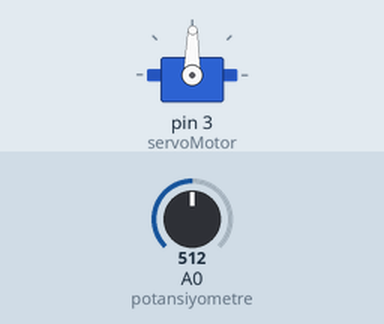
Recording of a sketch running on a simulated Arduino Uno, built with avr-gcc and run on an emulated ATmega328P. Shown: servo. Inputs (shaded band) come from the test bench; at power-on: A0 (potansiyometre) = 512.

Above: at 1.2 s.
1.3 s: A0 (potansiyometre) set to 716
At 2.4 s:
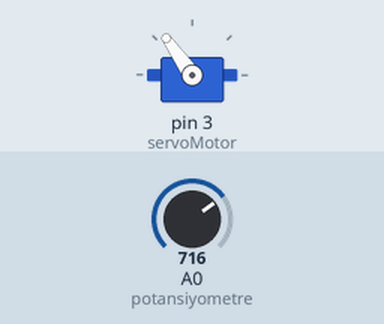
2.8 s: A0 (potansiyometre) set to 900
At 3.3 s:
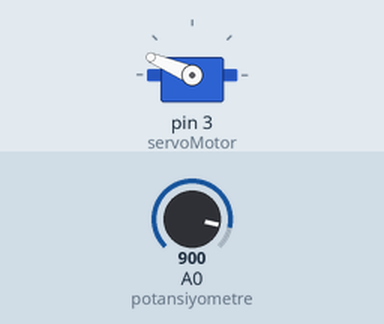
4.3 s: A0 (potansiyometre) set to 1023
At 4.7 s:
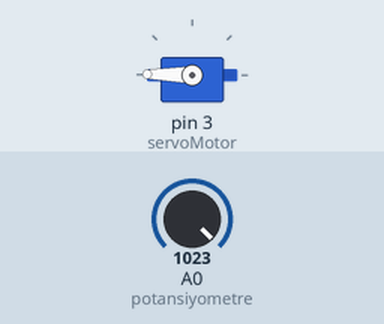
5.8 s: A0 (potansiyometre) set to 306
At 6.8 s:
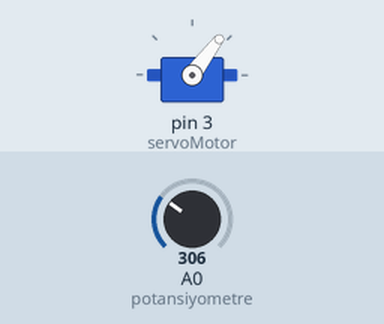
7.3 s: A0 (potansiyometre) set to 122
At 8.2 s:
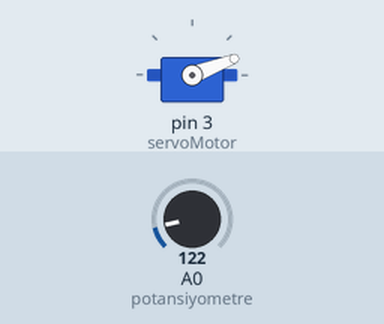
8.8 s: A0 (potansiyometre) set to 511
At 10.2 s:
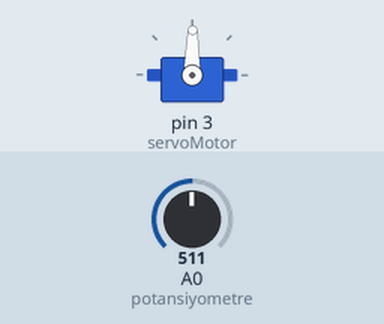
Timing chart, 0 to 11.3 s (numbered marks = the images above; inputs shaded):
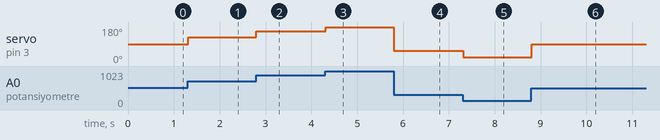

Measured:
- after the input at 1.3 s, servo on pin 3 (servoMotor): 89° → 125° at once
- after the input at 2.8 s, servo on pin 3 (servoMotor): 125° → 157° at once
- after the input at 4.3 s, servo on pin 3 (servoMotor): 157° → 179° at once
- after the input at 5.8 s, servo on pin 3 (servoMotor): 179° → 53° at once
- after the input at 7.3 s, servo on pin 3 (servoMotor): 53° → 21° at once
- after the input at 8.8 s, servo on pin 3 (servoMotor): 21° → 89° at once

The sketch:

bp2_1.ino
```cpp
#include <Servo.h>
Servo servoMotor;
int potansiyometre=A0;
int potdeg;
void setup()
{
  servoMotor.attach(3);
}

void loop()
{
potdeg=analogRead(potansiyometre);
potdeg=map(potdeg,0,1023,0,179);
servoMotor.write(potdeg);
delay(15);
}
```
